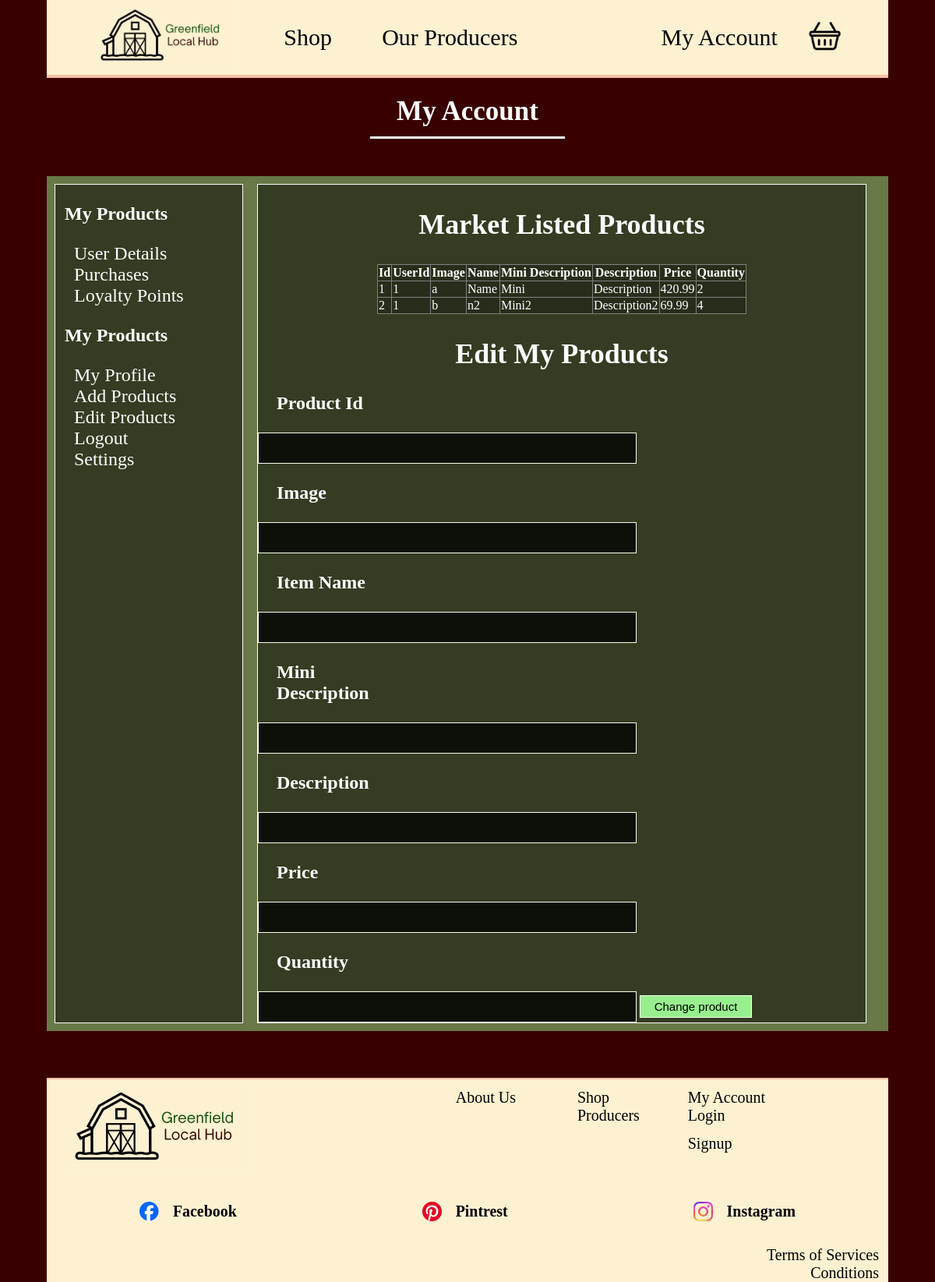
Page /account_editProducts on the committed database.
### tables this page shows
CREATE TABLE "Product" (
	"Id" INTEGER NOT NULL, 
	"UserId" INTEGER, 
	"Image" VARCHAR, 
	"Item" VARCHAR, 
	"Mini" VARCHAR, 
	"Description" VARCHAR, 
	"Price" FLOAT, 
	"Quantity" INTEGER, 
	PRIMARY KEY ("Id")
);

### app.py (the view, shortened to what this page needs)
@login_required
@app.route("/account_editProducts", methods=["GET", "POST"])
def editProducts():
    conn = engine.connect()
    currentUserId = 1
    result = conn.execute(select([Product]).where(Product.c.UserId == currentUserId)).fetchall()
    return render_template("account_editProducts.html", products=result)

### templates/account_editProducts.html (shortened to what this page needs)
<!DOCTYPE html>
<html lang="en">
<head>
    <link rel="stylesheet" href="{{url_for('static', filename='/css/account.css')}}" />
</head>
<body>
    {% extends "base.html" %}
    {% block content %}
    <h1 class="title"> My Account </h1>
    <div class="underline"></div>
    <div class="dashboard">
        <div class="sideNav">
            <div class="myAccount">
                <h3> My Products</h3>
                <a href="account"> User Details </a>
                <a href="wip"> Purchases </a>
                <a href="wip"> Loyalty Points </a>
            </div>
            <div class="myProducts">
                <h3> My Products</h3>
                <a href="account_myProfile"> My Profile </a>
                <a href="account_addProducts"> Add Products </a>
                <a href="account_editProducts"> Edit Products</a>
            </div>
            <a href="/logout"> Logout </a>
            <br>
            <div class="settings">
                <a href="wip"> Settings </a>
            </div>
        </div>
        <form method="POST" class="sideContainer">
            <h2> Market Listed Products </h2>
            <table>
                <tr>
                    <th>Id</th>
                    <th>UserId</th>
                    <th>Image</th>
                    <th>Name</th>
                    <th>Mini Description</th>
                    <th>Description</th>
                    <th>Price</th>
                    <th>Quantity</th>
                </tr>
                {% for product in products %}
                <tr>
                    {% for info in product %}
                    <td> {{ info }} </td>
                    {% endfor %}
                </tr>
                {% endfor %}
            </table>
            <h2> Edit My Products </h2>
                <h3> Product Id </h3>
                <input id="id" name="id">
                <h3> Image </h3>
                <input id="image" name="image">
                <h3> Item Name </h3>
                <input id="item" name="item">
                <h3> Mini Description </h3>
                <input id="mini" name="mini">
                <h3> Description </h3>
                <input id="description" name="description">
                <h3> Price </h3>
                <input id="price" name="price">
                <h3> Quantity </h3>
                <input id="quantity" name="quantity">
            <button class="button" type="submit"> Change product </button>
        </form>
    </div>
    {% endblock %}

### static/css/account.css (style rules this page uses)
body { background-color: rgba(0,0,0,0.25); }
.dashboard { grid-template-columns: auto auto; height: auto; }
.dashboard h3 { text-align: left !important; }
.sideNav { width: min(20vw, 250px); border: 1px white solid; }
.sideContainer { width: min(65vw, 900px); border: 1px white solid; }
.button { width: 12vw; font-size: 1.25vw; }
input { width: 40vw; height: 3vw; color: white; background-color: rgba(0,0,0,0.75); border: 0.25px #F9FFED solid; margin: auto; }

### static/css/base.css (style rules this page uses)
body { width: min(90vw, 1250px); margin: auto; background-color: #390000; }
h2 { text-align: center; }
a { text-decoration: none; color: black; }
table { color: white; background-color: rgba(0, 0, 0, 0.25); border: 0.1vw white solid; border-collapse: collapse; margin: auto; }
th { border: 0.1vw grey solid; }
td { border: 0.1vw grey solid; }
.myAccount { margin-right: -12vw; }
.title { text-align: center; color: white; font-size: min(3vw, 35px); }
.underline { width: min(35vw, 250px); height: 0.25vw; margin: -1vw auto 4vw; auto; background-color: white; }
.dashboard { display: grid; background-color: rgba(152, 239, 142, 0.5); padding: 10px; margin: auto; }
.dashboard h3 { text-align:center; color: white; font-size: min(3vw, 40px); }
.sideNav { background-color: rgba(0,0,0,0.5); }
.sideNav div { display: grid; }
.sideNav h3 { color: white; margin-left: 1vw; font-size: 2vw; }
.sideNav a { color: white; margin-left: 2vw; font-size: min(2vw, 30px); }
.sideContainer { background-color: rgba(0,0,0,0.5); }
.sideContainer h2 { color: white; font-size: min(3vw, 50px); }
.sideContainer h3 { color: white; margin-left: 2vw; font-size: 2vw; width: 13vw; }
.button { background-color: #98EF8E; margin: auto; padding: 0.3rem; border: 0.1rem #F9FFED solid; text-align: center; }

### rows in the picture
Product: product "1" "1" "a" "2", Item "Name", Mini "Mini", Description "Description", Price "420.99"
Product: product "2" "1" "b" "4", Item "n2", Mini "Mini2", Description "Description2", Price "69.99"
